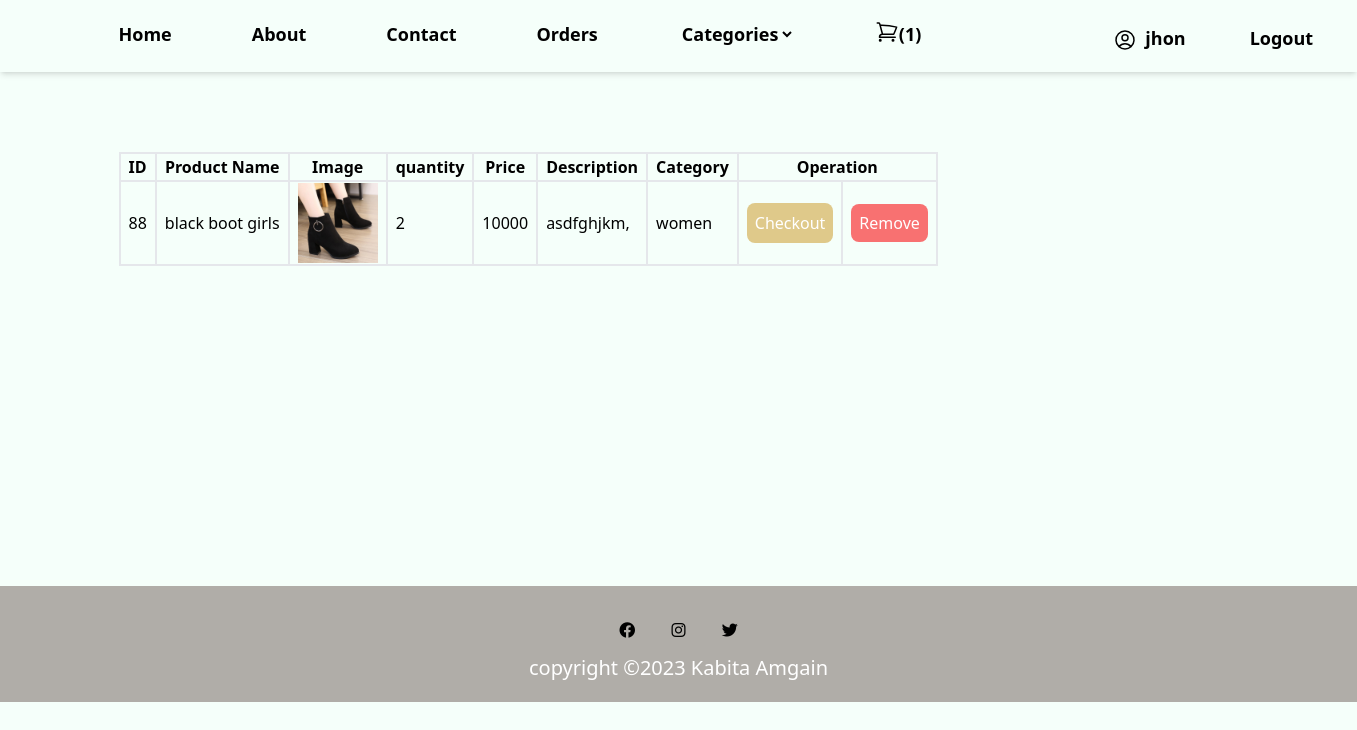
/userpanel/cart.php (signed in), run on the app's committed database.
### tables this page shows
CREATE TABLE `cart` (
  `id` int(11) NOT NULL,
  `product_id` int(11) DEFAULT NULL,
  `quantity` int(11) DEFAULT NULL,
  `user_id` int(11) DEFAULT NULL
);

CREATE TABLE `product` (
  `product_id` int(11) NOT NULL,
  `product_name` varchar(100) NOT NULL,
  `image` varchar(100) NOT NULL,
  `price` int(11) NOT NULL,
  `description` varchar(500) DEFAULT NULL,
  `category_id` int(100) DEFAULT NULL,
  `quantity` int(11) DEFAULT NULL
);

CREATE TABLE `categories` (
  `category_id` int(11) NOT NULL,
  `category` varchar(30) DEFAULT NULL
);

### userpanel/cart.php (the view, shortened to what this page needs)
<?php
$user_id=$_SESSION['Id'];
$conn = mysqli_connect('localhost', 'root', '', 'shoestore') or die("Connection error");
$sqli = "SELECT product_id FROM cart where user_id='$user_id'";
$result1 = mysqli_query($conn, $sqli);
?>
<!DOCTYPE html>
<html lang="en">
<head>
    <script src="../css/tailwindcss.css"></script>
    <link rel="stylesheet" type="text/css" href="https://cdnjs.cloudflare.com/ajax/libs/font-awesome/6.2.1/css/all.min.css">
</head>
<body class="bg-primary">
<div class="sticky top-0 bg-primary">
  <nav class="flex  justify-between shadow-md text-lg">
    <ul class="flex gap-20 py-5 container font-semibold ">
      <li class="hover:text-secondary"><a href="home.php">Home</a></li>
      <li class="hover:text-secondary"><a href="../home/aboutus.php">About</a></li>
      <li class="hover:text-secondary"><a href="contact.php">Contact</a></li>
      <li class="hover:text-secondary"><a href="myorder.php">Orders</a></li>
      <form action="../userpanel/categories.php" method="POST">
      <?php $sql="select * from categories" ;
        $result=mysqli_query($conn, $sql);
        if(mysqli_num_rows($result)>0){
        ?>
        <select name="category" id="1" class="bg-primary" onchange="this.form.submit();">
          <option value="" disabled selected>Categories</option>
        </select>
       <?php } ?>
      </form>
      <li class="flex">
      <?php
               $select_cart_number = mysqli_query($conn, "SELECT * FROM cart WHERE user_id = '$user_id'") or die('query failed');
               $cart_rows_number = mysqli_num_rows($select_cart_number);
            ?>
        <a href="../userpanel/cart.php"  class="flex">
 <span>(<?php echo $cart_rows_number; ?>)</span>
</a>
  </li>
    <ul class=" ml-28 font-semibold flex gap-16 pt-1">
    <ul class="flex">
      <li class="hover:text-secondary flex gap-2">
 <?php echo $_SESSION['uname']; ?></li>
      </ul>
      <li class="hover:text-secondary"><a href="../userpanel/logout.php">Logout</a></li>
    </ul>
  </nav>
</div>
    <div class="container mt-20">
        <?php
       $sql="SELECT product.product_id, product.product_name, product.image, product.price, product.description, product.category_id, cart.product_id, cart.quantity, cart.user_id
       FROM product
       INNER JOIN categories ON product.category_id=categories.category_id
       INNER JOIN cart ON product.product_id=cart.product_id";
        $result = mysqli_query($conn, $sql);
        if (mysqli_num_rows($result1) > 0) {
            if (mysqli_num_rows($result) > 0) {
                ?>
                <form action="../userpanel/order.php" method="post">
        <table>
            <tr>
                <th>ID</th>
                <th>Product Name</th>
                <th>Image</th>
                <th>quantity</th>
                <th>Price</th>
                <th>Description</th>
                <th>Category</th>
                <th colspan="2">Operation</th>
            </tr>
            <?php
            while ($rows = mysqli_fetch_assoc($result)) {
                $pid = $rows['product_id'];
                mysqli_data_seek($result1, 0);
                while ($row = mysqli_fetch_assoc($result1)) {
                    if ($row['product_id'] == $pid) {
                      $sql1="select * from categories";
                      $result2=mysqli_query($conn ,$sql1);
                if(mysqli_num_rows($result2)>0){
                  while($rows1=mysqli_fetch_assoc($result2)){
                if($rows['category_id']==$rows1['category_id']){
                  $category=$rows1['category'];
                }
                }
                }
            ?>
            <tr>
                <td><?php echo $pid; ?></td>
                <td><?php echo $rows['product_name']; ?></td>
                <td><img src="../image/<?php echo $rows['image']; ?>" alt="Product Image" class="h-20 w-20"></td>
                <td><?php echo $rows['quantity']; ?></td>
                <td><?php echo $rows['quantity'] *$rows['price']; ?></td>
                <td><?php echo $rows['description']; ?></td>
                <td><?php echo $category; ?></td>
                <td> <a class="bg-btncolor text-white p-2 rounded-lg " type="submit" name="order_now" href="../userpanel/checkout.php?id=<?php echo $row['product_id'];?>&quantity=<?php echo $rows['quantity']; ?>   ">Checkout</a></td>
               <td><a  class="bg-red-400 text-white p-2 rounded-lg " href="../userpanel/deletecartproduct.php?id=<?php echo $rows['product_id']; ?>" onclick="return del()"> Remove </a></td>
            </tr>
            <?php
                    }
                }
            }
            ?>
        </table>
        <?php
            }
        }else{
            echo "<h1 class='text-xl flex items-center justify-center'>"."No data Found"."</h1>";
        }
        ?>
        </form>
    </div>
<div class="mt-80">
<?php
include 'include/footer.php';
?>
</div>
</body>
</html>

### userpanel/cart.php (style rules this page uses)
table,tr,th,td { @apply border-2 px-2 }

### data on the page
cart: product "88", product.product_name "black boot girls", product.image (picture), quantity "2", $rows['quantity']*$rows['price'] "10000", product.description "asdfghjkm,", categories.category "women"

### other printed values
$cart_rows_number "1"
$_SESSION['uname'] "jhon"
